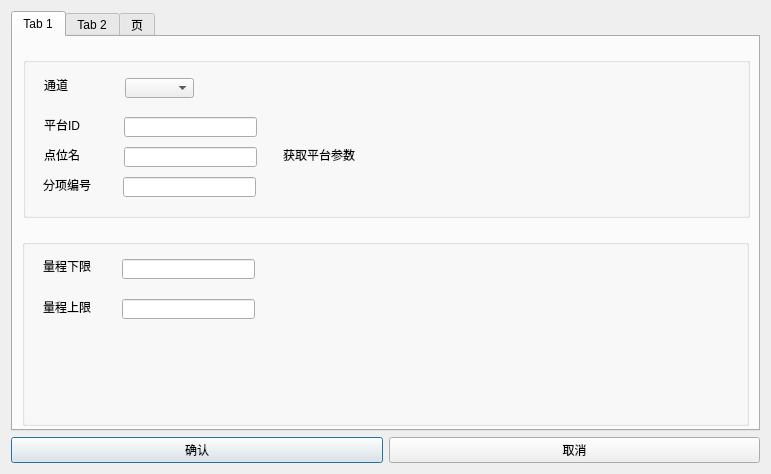
<?xml version="1.0" encoding="UTF-8"?>
<ui version="4.0">
 <class>AI_Edit</class>
 <widget class="QDialog" name="AI_Edit">
  <property name="geometry">
   <rect>
    <x>0</x>
    <y>0</y>
    <width>771</width>
    <height>474</height>
   </rect>
  </property>
  <property name="windowTitle">
   <string>Dialog</string>
  </property>
  <layout class="QGridLayout" name="gridLayout_2">
   <item row="0" column="0">
    <layout class="QGridLayout" name="gridLayout">
     <item row="1" column="0">
      <layout class="QHBoxLayout" name="horizontalLayout">
       <item>
        <widget class="QPushButton" name="ConfirmBtn">
         <property name="text">
          <string>确认</string>
         </property>
        </widget>
       </item>
       <item>
        <widget class="QPushButton" name="CancelBtn">
         <property name="text">
          <string>取消</string>
         </property>
        </widget>
       </item>
      </layout>
     </item>
     <item row="0" column="0">
      <widget class="QTabWidget" name="tabWidget">
       <property name="currentIndex">
        <number>0</number>
       </property>
       <widget class="QWidget" name="BaseTab">
        <attribute name="title">
         <string>Tab 1</string>
        </attribute>
        <widget class="QGroupBox" name="groupBox">
         <property name="geometry">
          <rect>
           <x>10</x>
           <y>20</y>
           <width>727</width>
           <height>161</height>
          </rect>
         </property>
         <property name="title">
          <string/>
         </property>
         <widget class="QLabel" name="label">
          <property name="geometry">
           <rect>
            <x>21</x>
            <y>20</y>
            <width>24</width>
            <height>16</height>
           </rect>
          </property>
          <property name="text">
           <string>通道</string>
          </property>
         </widget>
         <widget class="QComboBox" name="ChannelCBX">
          <property name="geometry">
           <rect>
            <x>102</x>
            <y>21</y>
            <width>69</width>
            <height>20</height>
           </rect>
          </property>
         </widget>
         <widget class="QLabel" name="label_2">
          <property name="geometry">
           <rect>
            <x>21</x>
            <y>60</y>
            <width>41</width>
            <height>16</height>
           </rect>
          </property>
          <property name="text">
           <string>平台ID</string>
          </property>
         </widget>
         <widget class="QLineEdit" name="SubPrjNameID">
          <property name="geometry">
           <rect>
            <x>101</x>
            <y>60</y>
            <width>133</width>
            <height>20</height>
           </rect>
          </property>
         </widget>
         <widget class="QLineEdit" name="SubPrjName">
          <property name="geometry">
           <rect>
            <x>101</x>
            <y>90</y>
            <width>133</width>
            <height>20</height>
           </rect>
          </property>
         </widget>
         <widget class="QLabel" name="label_17">
          <property name="geometry">
           <rect>
            <x>21</x>
            <y>90</y>
            <width>41</width>
            <height>16</height>
           </rect>
          </property>
          <property name="text">
           <string>点位名</string>
          </property>
         </widget>
         <widget class="QLineEdit" name="SubPrjNum">
          <property name="geometry">
           <rect>
            <x>100</x>
            <y>120</y>
            <width>133</width>
            <height>20</height>
           </rect>
          </property>
         </widget>
         <widget class="QLabel" name="label_18">
          <property name="geometry">
           <rect>
            <x>20</x>
            <y>120</y>
            <width>51</width>
            <height>16</height>
           </rect>
          </property>
          <property name="text">
           <string>分项编号</string>
          </property>
         </widget>
         <widget class="QLabel" name="Linklable">
          <property name="geometry">
           <rect>
            <x>260</x>
            <y>90</y>
            <width>91</width>
            <height>16</height>
           </rect>
          </property>
          <property name="text">
           <string>获取平台参数</string>
          </property>
         </widget>
        </widget>
        <widget class="QGroupBox" name="groupBox_2">
         <property name="geometry">
          <rect>
           <x>9</x>
           <y>202</y>
           <width>727</width>
           <height>187</height>
          </rect>
         </property>
         <property name="title">
          <string/>
         </property>
         <widget class="QLabel" name="label_4">
          <property name="geometry">
           <rect>
            <x>21</x>
            <y>60</y>
            <width>51</width>
            <height>16</height>
           </rect>
          </property>
          <property name="text">
           <string>量程上限</string>
          </property>
         </widget>
         <widget class="QLabel" name="label_5">
          <property name="geometry">
           <rect>
            <x>21</x>
            <y>19</y>
            <width>61</width>
            <height>16</height>
           </rect>
          </property>
          <property name="text">
           <string>量程下限</string>
          </property>
         </widget>
         <widget class="QLineEdit" name="RangeLvlineEdit">
          <property name="geometry">
           <rect>
            <x>100</x>
            <y>20</y>
            <width>133</width>
            <height>20</height>
           </rect>
          </property>
         </widget>
         <widget class="QLineEdit" name="RangeHvlineEdit">
          <property name="geometry">
           <rect>
            <x>100</x>
            <y>60</y>
            <width>133</width>
            <height>20</height>
           </rect>
          </property>
         </widget>
        </widget>
       </widget>
       <widget class="QWidget" name="AlarmTab">
        <attribute name="title">
         <string>Tab 2</string>
        </attribute>
        <layout class="QGridLayout" name="gridLayout_4">
         <item row="0" column="0">
          <layout class="QVBoxLayout" name="verticalLayout">
           <item>
            <widget class="QGroupBox" name="groupBox_3">
             <property name="title">
              <string>报警开关</string>
             </property>
             <widget class="QCheckBox" name="EnableCBX">
              <property name="geometry">
               <rect>
                <x>10</x>
                <y>20</y>
                <width>71</width>
                <height>16</height>
               </rect>
              </property>
              <property name="text">
               <string>ENABLE</string>
              </property>
             </widget>
            </widget>
           </item>
           <item>
            <widget class="QGroupBox" name="groupBox_4">
             <property name="title">
              <string>报警限值</string>
             </property>
             <widget class="QLabel" name="label_6">
              <property name="geometry">
               <rect>
                <x>10</x>
                <y>69</y>
                <width>71</width>
                <height>16</height>
               </rect>
              </property>
              <property name="text">
               <string>报警高高限</string>
              </property>
             </widget>
             <widget class="QLabel" name="label_7">
              <property name="geometry">
               <rect>
                <x>10</x>
                <y>28</y>
                <width>61</width>
                <height>16</height>
               </rect>
              </property>
              <property name="text">
               <string>报警高限</string>
              </property>
             </widget>
             <widget class="QLabel" name="label_8">
              <property name="geometry">
               <rect>
                <x>310</x>
                <y>28</y>
                <width>61</width>
                <height>16</height>
               </rect>
              </property>
              <property name="text">
               <string>报警低限</string>
              </property>
             </widget>
             <widget class="QLabel" name="label_9">
              <property name="geometry">
               <rect>
                <x>310</x>
                <y>69</y>
                <width>71</width>
                <height>16</height>
               </rect>
              </property>
              <property name="text">
               <string>报警低低限</string>
              </property>
             </widget>
             <widget class="QLineEdit" name="AlarmHvLineEdit">
              <property name="geometry">
               <rect>
                <x>80</x>
                <y>30</y>
                <width>113</width>
                <height>20</height>
               </rect>
              </property>
             </widget>
             <widget class="QLineEdit" name="AlarmHHvLineEdit">
              <property name="geometry">
               <rect>
                <x>80</x>
                <y>70</y>
                <width>113</width>
                <height>20</height>
               </rect>
              </property>
             </widget>
             <widget class="QLineEdit" name="AlarmLvLineEdit">
              <property name="geometry">
               <rect>
                <x>380</x>
                <y>30</y>
                <width>113</width>
                <height>20</height>
               </rect>
              </property>
             </widget>
             <widget class="QLineEdit" name="AlarmLLvLineEdit">
              <property name="geometry">
               <rect>
                <x>380</x>
                <y>70</y>
                <width>113</width>
                <height>20</height>
               </rect>
              </property>
             </widget>
            </widget>
           </item>
          </layout>
         </item>
        </layout>
       </widget>
       <widget class="QWidget" name="RelaventTab">
        <attribute name="title">
         <string>页</string>
        </attribute>
        <widget class="QWidget" name="layoutWidget1">
         <property name="geometry">
          <rect>
           <x>130</x>
           <y>52</y>
           <width>598</width>
           <height>18</height>
          </rect>
         </property>
         <layout class="QHBoxLayout" name="H_DO_ENB_Layout">
          <item>
           <widget class="QCheckBox" name="H_DO1_ENB">
            <property name="text">
             <string>1</string>
            </property>
           </widget>
          </item>
          <item>
           <widget class="QCheckBox" name="H_DO2_ENB">
            <property name="text">
             <string>2</string>
            </property>
           </widget>
          </item>
          <item>
           <widget class="QCheckBox" name="H_DO3_ENB">
            <property name="text">
             <string>3</string>
            </property>
           </widget>
          </item>
          <item>
           <widget class="QCheckBox" name="H_DO4_ENB">
            <property name="text">
             <string>4</string>
            </property>
           </widget>
          </item>
          <item>
           <widget class="QCheckBox" name="H_DO5_ENB">
            <property name="text">
             <string>5</string>
            </property>
           </widget>
          </item>
          <item>
           <widget class="QCheckBox" name="H_DO6_ENB">
            <property name="text">
             <string>6</string>
            </property>
           </widget>
          </item>
          <item>
           <widget class="QCheckBox" name="H_DO7_ENB">
            <property name="text">
             <string>7</string>
            </property>
           </widget>
          </item>
          <item>
           <widget class="QCheckBox" name="H_DO8_ENB">
            <property name="text">
             <string>8</string>
            </property>
           </widget>
          </item>
          <item>
           <widget class="QCheckBox" name="H_DO9_ENB">
            <property name="text">
             <string>9</string>
            </property>
           </widget>
          </item>
          <item>
           <widget class="QCheckBox" name="H_DO10_ENB">
            <property name="text">
             <string>10</string>
            </property>
           </widget>
          </item>
          <item>
           <widget class="QCheckBox" name="H_DO11_ENB">
            <property name="text">
             <string>11</string>
            </property>
           </widget>
          </item>
          <item>
           <widget class="QCheckBox" name="H_DO12_ENB">
            <property name="text">
             <string>12</string>
            </property>
           </widget>
          </item>
          <item>
           <widget class="QCheckBox" name="H_DO13_ENB">
            <property name="text">
             <string>13</string>
            </property>
           </widget>
          </item>
          <item>
           <widget class="QCheckBox" name="H_DO14_ENB">
            <property name="text">
             <string>14</string>
            </property>
           </widget>
          </item>
          <item>
           <widget class="QCheckBox" name="H_DO15_ENB">
            <property name="text">
             <string>15</string>
            </property>
           </widget>
          </item>
          <item>
           <widget class="QCheckBox" name="H_DO16_ENB">
            <property name="text">
             <string>16</string>
            </property>
           </widget>
          </item>
         </layout>
        </widget>
        <widget class="QWidget" name="layoutWidget_4">
         <property name="geometry">
          <rect>
           <x>129</x>
           <y>142</y>
           <width>598</width>
           <height>18</height>
          </rect>
         </property>
         <layout class="QHBoxLayout" name="HH_DO_ENB_Layout">
          <item>
           <widget class="QCheckBox" name="HH_DO1_ENB">
            <property name="text">
             <string>1</string>
            </property>
           </widget>
          </item>
          <item>
           <widget class="QCheckBox" name="HH_DO2_ENB">
            <property name="text">
             <string>2</string>
            </property>
           </widget>
          </item>
          <item>
           <widget class="QCheckBox" name="HH_DO3_ENB">
            <property name="text">
             <string>3</string>
            </property>
           </widget>
          </item>
          <item>
           <widget class="QCheckBox" name="HH_DO4_ENB">
            <property name="text">
             <string>4</string>
            </property>
           </widget>
          </item>
          <item>
           <widget class="QCheckBox" name="HH_DO5_ENB">
            <property name="text">
             <string>5</string>
            </property>
           </widget>
          </item>
          <item>
           <widget class="QCheckBox" name="HH_DO6_ENB">
            <property name="text">
             <string>6</string>
            </property>
           </widget>
          </item>
          <item>
           <widget class="QCheckBox" name="HH_DO7_ENB">
            <property name="text">
             <string>7</string>
            </property>
           </widget>
          </item>
          <item>
           <widget class="QCheckBox" name="HH_DO8_ENB">
            <property name="text">
             <string>8</string>
            </property>
           </widget>
          </item>
          <item>
           <widget class="QCheckBox" name="HH_DO9_ENB">
            <property name="text">
             <string>9</string>
            </property>
           </widget>
          </item>
          <item>
           <widget class="QCheckBox" name="HH_DO10_ENB">
            <property name="text">
             <string>10</string>
            </property>
           </widget>
          </item>
          <item>
           <widget class="QCheckBox" name="HH_DO11_ENB">
            <property name="text">
             <string>11</string>
            </property>
           </widget>
          </item>
          <item>
           <widget class="QCheckBox" name="HH_DO12_ENB">
            <property name="text">
             <string>12</string>
            </property>
           </widget>
          </item>
          <item>
           <widget class="QCheckBox" name="HH_DO13_ENB">
            <property name="text">
             <string>13</string>
            </property>
           </widget>
          </item>
          <item>
           <widget class="QCheckBox" name="HH_DO14_ENB">
            <property name="text">
             <string>14</string>
            </property>
           </widget>
          </item>
          <item>
           <widget class="QCheckBox" name="HH_DO15_ENB">
            <property name="text">
             <string>15</string>
            </property>
           </widget>
          </item>
          <item>
           <widget class="QCheckBox" name="HH_DO16_ENB">
            <property name="text">
             <string>16</string>
            </property>
           </widget>
          </item>
         </layout>
        </widget>
        <widget class="QWidget" name="layoutWidget_5">
         <property name="geometry">
          <rect>
           <x>129</x>
           <y>166</y>
           <width>598</width>
           <height>18</height>
          </rect>
         </property>
         <layout class="QHBoxLayout" name="HH_DO_OUT_Layout">
          <item>
           <widget class="QCheckBox" name="HH_DO1_OUT">
            <property name="text">
             <string>1</string>
            </property>
           </widget>
          </item>
          <item>
           <widget class="QCheckBox" name="HH_DO2_OUT">
            <property name="text">
             <string>2</string>
            </property>
           </widget>
          </item>
          <item>
           <widget class="QCheckBox" name="HH_DO3_OUT">
            <property name="text">
             <string>3</string>
            </property>
           </widget>
          </item>
          <item>
           <widget class="QCheckBox" name="HH_DO4_OUT">
            <property name="text">
             <string>4</string>
            </property>
           </widget>
          </item>
          <item>
           <widget class="QCheckBox" name="HH_DO5_OUT">
            <property name="text">
             <string>5</string>
            </property>
           </widget>
          </item>
          <item>
           <widget class="QCheckBox" name="HH_DO6_OUT">
            <property name="text">
             <string>6</string>
            </property>
           </widget>
          </item>
          <item>
           <widget class="QCheckBox" name="HH_DO7_OUT">
            <property name="text">
             <string>7</string>
            </property>
           </widget>
          </item>
          <item>
           <widget class="QCheckBox" name="HH_DO8_OUT">
            <property name="text">
             <string>8</string>
            </property>
           </widget>
          </item>
          <item>
           <widget class="QCheckBox" name="HH_DO9_OUT">
            <property name="text">
             <string>9</string>
            </property>
           </widget>
          </item>
          <item>
           <widget class="QCheckBox" name="HH_DO10_OUT">
            <property name="text">
             <string>10</string>
            </property>
           </widget>
          </item>
          <item>
           <widget class="QCheckBox" name="HH_DO11_OUT">
            <property name="text">
             <string>11</string>
            </property>
           </widget>
          </item>
          <item>
           <widget class="QCheckBox" name="HH_DO12_OUT">
            <property name="text">
             <string>12</string>
            </property>
           </widget>
          </item>
          <item>
           <widget class="QCheckBox" name="HH_DO13_OUT">
            <property name="text">
             <string>13</string>
            </property>
           </widget>
          </item>
          <item>
           <widget class="QCheckBox" name="HH_DO14_OUT">
            <property name="text">
             <string>14</string>
            </property>
           </widget>
          </item>
          <item>
           <widget class="QCheckBox" name="HH_DO15_OUT">
            <property name="text">
             <string>15</string>
            </property>
           </widget>
          </item>
          <item>
           <widget class="QCheckBox" name="HH_DO16_OUT">
            <property name="text">
             <string>16</string>
            </property>
           </widget>
          </item>
         </layout>
        </widget>
        <widget class="QWidget" name="layoutWidget_6">
         <property name="geometry">
          <rect>
           <x>129</x>
           <y>232</y>
           <width>598</width>
           <height>18</height>
          </rect>
         </property>
         <layout class="QHBoxLayout" name="L_DO_ENB_Layout">
          <item>
           <widget class="QCheckBox" name="L_DO1_ENB">
            <property name="text">
             <string>1</string>
            </property>
           </widget>
          </item>
          <item>
           <widget class="QCheckBox" name="L_DO2_ENB">
            <property name="text">
             <string>2</string>
            </property>
           </widget>
          </item>
          <item>
           <widget class="QCheckBox" name="L_DO3_ENB">
            <property name="text">
             <string>3</string>
            </property>
           </widget>
          </item>
          <item>
           <widget class="QCheckBox" name="L_DO4_ENB">
            <property name="text">
             <string>4</string>
            </property>
           </widget>
          </item>
          <item>
           <widget class="QCheckBox" name="L_DO5_ENB">
            <property name="text">
             <string>5</string>
            </property>
           </widget>
          </item>
          <item>
           <widget class="QCheckBox" name="L_DO6_ENB">
            <property name="text">
             <string>6</string>
            </property>
           </widget>
          </item>
          <item>
           <widget class="QCheckBox" name="L_DO7_ENB">
            <property name="text">
             <string>7</string>
            </property>
           </widget>
          </item>
          <item>
           <widget class="QCheckBox" name="L_DO8_ENB">
            <property name="text">
             <string>8</string>
            </property>
           </widget>
          </item>
          <item>
           <widget class="QCheckBox" name="L_DO9_ENB">
            <property name="text">
             <string>9</string>
            </property>
           </widget>
          </item>
          <item>
           <widget class="QCheckBox" name="L_DO10_ENB">
            <property name="text">
             <string>10</string>
            </property>
           </widget>
          </item>
          <item>
           <widget class="QCheckBox" name="L_DO11_ENB">
            <property name="text">
             <string>11</string>
            </property>
           </widget>
          </item>
          <item>
           <widget class="QCheckBox" name="L_DO12_ENB">
            <property name="text">
             <string>12</string>
            </property>
           </widget>
          </item>
          <item>
           <widget class="QCheckBox" name="L_DO13_ENB">
            <property name="text">
             <string>13</string>
            </property>
           </widget>
          </item>
          <item>
           <widget class="QCheckBox" name="L_DO14_ENB">
            <property name="text">
             <string>14</string>
            </property>
           </widget>
          </item>
          <item>
           <widget class="QCheckBox" name="L_DO15_ENB">
            <property name="text">
             <string>15</string>
            </property>
           </widget>
          </item>
          <item>
           <widget class="QCheckBox" name="L_DO16_ENB">
            <property name="text">
             <string>16</string>
            </property>
           </widget>
          </item>
         </layout>
        </widget>
        <widget class="QWidget" name="layoutWidget_7">
         <property name="geometry">
          <rect>
           <x>129</x>
           <y>256</y>
           <width>598</width>
           <height>18</height>
          </rect>
         </property>
         <layout class="QHBoxLayout" name="L_DO_OUT_Layout">
          <item>
           <widget class="QCheckBox" name="L_DO1_OUT">
            <property name="text">
             <string>1</string>
            </property>
           </widget>
          </item>
          <item>
           <widget class="QCheckBox" name="L_DO2_OUT">
            <property name="text">
             <string>2</string>
            </property>
           </widget>
          </item>
          <item>
           <widget class="QCheckBox" name="L_DO3_OUT">
            <property name="text">
             <string>3</string>
            </property>
           </widget>
          </item>
          <item>
           <widget class="QCheckBox" name="L_DO4_OUT">
            <property name="text">
             <string>4</string>
            </property>
           </widget>
          </item>
          <item>
           <widget class="QCheckBox" name="L_DO5_OUT">
            <property name="text">
             <string>5</string>
            </property>
           </widget>
          </item>
          <item>
           <widget class="QCheckBox" name="L_DO6_OUT">
            <property name="text">
             <string>6</string>
            </property>
           </widget>
          </item>
          <item>
           <widget class="QCheckBox" name="L_DO7_OUT">
            <property name="text">
             <string>7</string>
            </property>
           </widget>
          </item>
          <item>
           <widget class="QCheckBox" name="L_DO8_OUT">
            <property name="text">
             <string>8</string>
            </property>
           </widget>
          </item>
          <item>
           <widget class="QCheckBox" name="L_DO9_OUT">
            <property name="text">
             <string>9</string>
            </property>
           </widget>
          </item>
          <item>
           <widget class="QCheckBox" name="L_DO10_OUT">
            <property name="text">
             <string>10</string>
            </property>
           </widget>
          </item>
          <item>
           <widget class="QCheckBox" name="L_DO11_OUT">
            <property name="text">
             <string>11</string>
            </property>
           </widget>
          </item>
          <item>
           <widget class="QCheckBox" name="L_DO12_OUT">
            <property name="text">
             <string>12</string>
            </property>
           </widget>
          </item>
          <item>
           <widget class="QCheckBox" name="L_DO13_OUT">
            <property name="text">
             <string>13</string>
            </property>
           </widget>
          </item>
          <item>
           <widget class="QCheckBox" name="L_DO14_OUT">
            <property name="text">
             <string>14</string>
            </property>
           </widget>
          </item>
          <item>
           <widget class="QCheckBox" name="L_DO15_OUT">
            <property name="text">
             <string>15</string>
            </property>
           </widget>
          </item>
          <item>
           <widget class="QCheckBox" name="L_DO16_OUT">
            <property name="text">
             <string>16</string>
            </property>
           </widget>
          </item>
         </layout>
        </widget>
        <widget class="QWidget" name="layoutWidget_8">
         <property name="geometry">
          <rect>
           <x>130</x>
           <y>326</y>
           <width>598</width>
           <height>18</height>
          </rect>
         </property>
         <layout class="QHBoxLayout" name="LL_DO_ENB_Layout">
          <item>
           <widget class="QCheckBox" name="LL_DO1_ENB">
            <property name="text">
             <string>1</string>
            </property>
           </widget>
          </item>
          <item>
           <widget class="QCheckBox" name="LL_DO2_ENB">
            <property name="text">
             <string>2</string>
            </property>
           </widget>
          </item>
          <item>
           <widget class="QCheckBox" name="LL_DO3_ENB">
            <property name="text">
             <string>3</string>
            </property>
           </widget>
          </item>
          <item>
           <widget class="QCheckBox" name="LL_DO4_ENB">
            <property name="text">
             <string>4</string>
            </property>
           </widget>
          </item>
          <item>
           <widget class="QCheckBox" name="LL_DO5_ENB">
            <property name="text">
             <string>5</string>
            </property>
           </widget>
          </item>
          <item>
           <widget class="QCheckBox" name="LL_DO6_ENB">
            <property name="text">
             <string>6</string>
            </property>
           </widget>
          </item>
          <item>
           <widget class="QCheckBox" name="LL_DO7_ENB">
            <property name="text">
             <string>7</string>
            </property>
           </widget>
          </item>
          <item>
           <widget class="QCheckBox" name="LL_DO8_ENB">
            <property name="text">
             <string>8</string>
            </property>
           </widget>
          </item>
          <item>
           <widget class="QCheckBox" name="LL_DO9_ENB">
            <property name="text">
             <string>9</string>
            </property>
           </widget>
          </item>
          <item>
           <widget class="QCheckBox" name="LL_DO10_ENB">
            <property name="text">
             <string>10</string>
            </property>
           </widget>
          </item>
          <item>
           <widget class="QCheckBox" name="LL_DO11_ENB">
            <property name="text">
             <string>11</string>
            </property>
           </widget>
          </item>
          <item>
           <widget class="QCheckBox" name="LL_DO12_ENB">
            <property name="text">
             <string>12</string>
            </property>
           </widget>
          </item>
          <item>
           <widget class="QCheckBox" name="LL_DO13_ENB">
            <property name="text">
             <string>13</string>
            </property>
           </widget>
          </item>
          <item>
           <widget class="QCheckBox" name="LL_DO14_ENB">
            <property name="text">
             <string>14</string>
            </property>
           </widget>
          </item>
          <item>
           <widget class="QCheckBox" name="LL_DO15_ENB">
            <property name="text">
             <string>15</string>
            </property>
           </widget>
          </item>
          <item>
           <widget class="QCheckBox" name="LL_DO16_ENB">
            <property name="text">
             <string>16</string>
            </property>
           </widget>
          </item>
         </layout>
        </widget>
        <widget class="QWidget" name="layoutWidget_9">
         <property name="geometry">
          <rect>
           <x>130</x>
           <y>350</y>
           <width>598</width>
           <height>18</height>
          </rect>
         </property>
         <layout class="QHBoxLayout" name="LL_DO_DO_Layout">
          <item>
           <widget class="QCheckBox" name="LL_DO1_OUT">
            <property name="text">
             <string>1</string>
            </property>
           </widget>
          </item>
          <item>
           <widget class="QCheckBox" name="LL_DO2_OUT">
            <property name="text">
             <string>2</string>
            </property>
           </widget>
          </item>
          <item>
           <widget class="QCheckBox" name="LL_DO3_OUT">
            <property name="text">
             <string>3</string>
            </property>
           </widget>
          </item>
          <item>
           <widget class="QCheckBox" name="LL_DO4_OUT">
            <property name="text">
             <string>4</string>
            </property>
           </widget>
          </item>
          <item>
           <widget class="QCheckBox" name="LL_DO5_OUT">
            <property name="text">
             <string>5</string>
            </property>
           </widget>
          </item>
          <item>
           <widget class="QCheckBox" name="LL_DO6_OUT">
            <property name="text">
             <string>6</string>
            </property>
           </widget>
          </item>
          <item>
           <widget class="QCheckBox" name="LL_DO7_OUT">
            <property name="text">
             <string>7</string>
            </property>
           </widget>
          </item>
          <item>
           <widget class="QCheckBox" name="LL_DO8_OUT">
            <property name="text">
             <string>8</string>
            </property>
           </widget>
          </item>
          <item>
           <widget class="QCheckBox" name="LL_DO9_OUT">
            <property name="text">
             <string>9</string>
            </property>
           </widget>
          </item>
          <item>
           <widget class="QCheckBox" name="LL_DO10_OUT">
            <property name="text">
             <string>10</string>
            </property>
           </widget>
          </item>
          <item>
           <widget class="QCheckBox" name="LL_DO11_OUT">
            <property name="text">
             <string>11</string>
            </property>
           </widget>
          </item>
          <item>
           <widget class="QCheckBox" name="LL_DO12_OUT">
            <property name="text">
             <string>12</string>
            </property>
           </widget>
          </item>
          <item>
           <widget class="QCheckBox" name="LL_DO13_OUT">
            <property name="text">
             <string>13</string>
            </property>
           </widget>
          </item>
          <item>
           <widget class="QCheckBox" name="LL_DO14_OUT">
            <property name="text">
             <string>14</string>
            </property>
           </widget>
          </item>
          <item>
           <widget class="QCheckBox" name="LL_DO15_OUT">
            <property name="text">
             <string>15</string>
            </property>
           </widget>
          </item>
          <item>
           <widget class="QCheckBox" name="LL_DO16_OUT">
            <property name="text">
             <string>16</string>
            </property>
           </widget>
          </item>
         </layout>
        </widget>
        <widget class="QLabel" name="label_3">
         <property name="geometry">
          <rect>
           <x>40</x>
           <y>50</y>
           <width>54</width>
           <height>12</height>
          </rect>
         </property>
         <property name="text">
          <string>高限使能</string>
         </property>
        </widget>
        <widget class="QLabel" name="label_10">
         <property name="geometry">
          <rect>
           <x>40</x>
           <y>80</y>
           <width>54</width>
           <height>12</height>
          </rect>
         </property>
         <property name="text">
          <string>高限输出</string>
         </property>
        </widget>
        <widget class="QLabel" name="label_11">
         <property name="geometry">
          <rect>
           <x>40</x>
           <y>170</y>
           <width>61</width>
           <height>16</height>
          </rect>
         </property>
         <property name="text">
          <string>高高限输出</string>
         </property>
        </widget>
        <widget class="QLabel" name="label_12">
         <property name="geometry">
          <rect>
           <x>40</x>
           <y>140</y>
           <width>71</width>
           <height>16</height>
          </rect>
         </property>
         <property name="text">
          <string>高高限使能</string>
         </property>
        </widget>
        <widget class="QLabel" name="label_13">
         <property name="geometry">
          <rect>
           <x>40</x>
           <y>260</y>
           <width>61</width>
           <height>16</height>
          </rect>
         </property>
         <property name="text">
          <string>低限输出</string>
         </property>
        </widget>
        <widget class="QLabel" name="label_14">
         <property name="geometry">
          <rect>
           <x>40</x>
           <y>230</y>
           <width>54</width>
           <height>12</height>
          </rect>
         </property>
         <property name="text">
          <string>低限使能</string>
         </property>
        </widget>
        <widget class="QLabel" name="label_15">
         <property name="geometry">
          <rect>
           <x>40</x>
           <y>320</y>
           <width>71</width>
           <height>16</height>
          </rect>
         </property>
         <property name="text">
          <string>低低限使能</string>
         </property>
        </widget>
        <widget class="QLabel" name="label_16">
         <property name="geometry">
          <rect>
           <x>40</x>
           <y>350</y>
           <width>71</width>
           <height>16</height>
          </rect>
         </property>
         <property name="text">
          <string>低低限输出</string>
         </property>
        </widget>
        <widget class="QGroupBox" name="groupBox_5">
         <property name="geometry">
          <rect>
           <x>30</x>
           <y>30</y>
           <width>711</width>
           <height>81</height>
          </rect>
         </property>
         <property name="title">
          <string>高限报警关联DO</string>
         </property>
         <widget class="QWidget" name="layoutWidget">
          <property name="geometry">
           <rect>
            <x>100</x>
            <y>50</y>
            <width>598</width>
            <height>18</height>
           </rect>
          </property>
          <layout class="QHBoxLayout" name="H_DO_OUT_Layout">
           <item>
            <widget class="QCheckBox" name="H_DO1_OUT">
             <property name="text">
              <string>1</string>
             </property>
            </widget>
           </item>
           <item>
            <widget class="QCheckBox" name="H_DO2_OUT">
             <property name="text">
              <string>2</string>
             </property>
            </widget>
           </item>
           <item>
            <widget class="QCheckBox" name="H_DO3_OUT">
             <property name="text">
              <string>3</string>
             </property>
            </widget>
           </item>
           <item>
            <widget class="QCheckBox" name="H_DO4_OUT">
             <property name="text">
              <string>4</string>
             </property>
            </widget>
           </item>
           <item>
            <widget class="QCheckBox" name="H_DO5_OUT">
             <property name="text">
              <string>5</string>
             </property>
            </widget>
           </item>
           <item>
            <widget class="QCheckBox" name="H_DO6_OUT">
             <property name="text">
              <string>6</string>
             </property>
            </widget>
           </item>
           <item>
            <widget class="QCheckBox" name="H_DO7_OUT">
             <property name="text">
              <string>7</string>
             </property>
            </widget>
           </item>
           <item>
            <widget class="QCheckBox" name="H_DO8_OUT">
             <property name="text">
              <string>8</string>
             </property>
            </widget>
           </item>
           <item>
            <widget class="QCheckBox" name="H_DO9_OUT">
             <property name="text">
              <string>9</string>
             </property>
            </widget>
           </item>
           <item>
            <widget class="QCheckBox" name="H_DO10_OUT">
             <property name="text">
              <string>10</string>
             </property>
            </widget>
           </item>
           <item>
            <widget class="QCheckBox" name="H_DO11_OUT">
             <property name="text">
              <string>11</string>
             </property>
            </widget>
           </item>
           <item>
            <widget class="QCheckBox" name="H_DO12_OUT">
             <property name="text">
              <string>12</string>
             </property>
            </widget>
           </item>
           <item>
            <widget class="QCheckBox" name="H_DO13_OUT">
             <property name="text">
              <string>13</string>
             </property>
            </widget>
           </item>
           <item>
            <widget class="QCheckBox" name="H_DO14_OUT">
             <property name="text">
              <string>14</string>
             </property>
            </widget>
           </item>
           <item>
            <widget class="QCheckBox" name="H_DO15_OUT">
             <property name="text">
              <string>15</string>
             </property>
            </widget>
           </item>
           <item>
            <widget class="QCheckBox" name="H_DO16_OUT">
             <property name="text">
              <string>16</string>
             </property>
            </widget>
           </item>
          </layout>
         </widget>
        </widget>
        <widget class="QGroupBox" name="groupBox_6">
         <property name="geometry">
          <rect>
           <x>30</x>
           <y>120</y>
           <width>711</width>
           <height>81</height>
          </rect>
         </property>
         <property name="title">
          <string>高高限报警关联DO</string>
         </property>
        </widget>
        <widget class="QGroupBox" name="groupBox_7">
         <property name="geometry">
          <rect>
           <x>30</x>
           <y>210</y>
           <width>711</width>
           <height>81</height>
          </rect>
         </property>
         <property name="title">
          <string>低限报警关联DO</string>
         </property>
        </widget>
        <widget class="QGroupBox" name="groupBox_8">
         <property name="geometry">
          <rect>
           <x>30</x>
           <y>300</y>
           <width>711</width>
           <height>81</height>
          </rect>
         </property>
         <property name="title">
          <string>低低限报警关联DO</string>
         </property>
        </widget>
        <zorder>groupBox_5</zorder>
        <zorder>groupBox_8</zorder>
        <zorder>groupBox_7</zorder>
        <zorder>groupBox_6</zorder>
        <zorder>layoutWidget1</zorder>
        <zorder>layoutWidget_4</zorder>
        <zorder>layoutWidget_5</zorder>
        <zorder>layoutWidget_6</zorder>
        <zorder>layoutWidget_7</zorder>
        <zorder>layoutWidget_8</zorder>
        <zorder>layoutWidget_9</zorder>
        <zorder>label_3</zorder>
        <zorder>label_10</zorder>
        <zorder>label_11</zorder>
        <zorder>label_12</zorder>
        <zorder>label_13</zorder>
        <zorder>label_14</zorder>
        <zorder>label_15</zorder>
        <zorder>label_16</zorder>
       </widget>
      </widget>
     </item>
    </layout>
   </item>
  </layout>
 </widget>
 <resources/>
 <connections/>
</ui>
